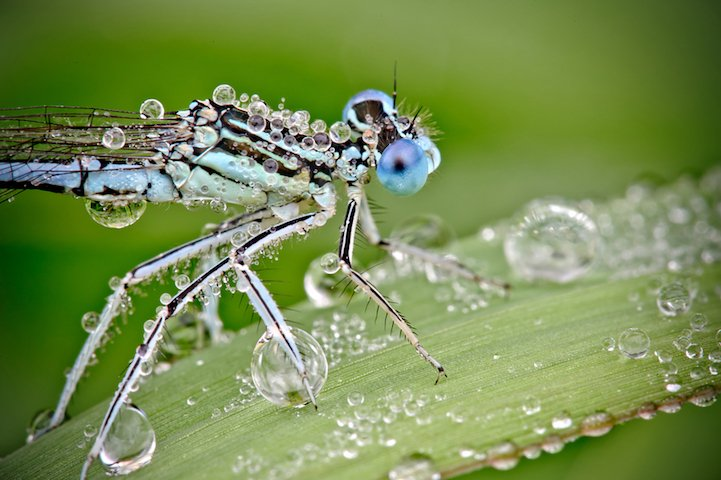
#> input picture HW5/q1.jpg, 721 x 480 px
$ jupyter execute HW5-AmirhoseinYari-98109718-Q1.ipynb
#> lines starting #> are read from the running program, lines starting #| are printed output that depends on the picture
## Importing needed libraries

[cell 1]
import imageio as iio
import numpy as np
from matplotlib import pyplot as plt

### Reading image

[cell 2]
img = iio.imread("q1.jpg")
#> img is the input picture: shape (480, 721, 3); mean R, G, B 118.8, 141.2, 81.2
plt.imshow(img);

### Histograms

[cell 3]
temp = img #image histogram
fig = plt.figure(figsize = (16, 4))
colors = ['red','green','blue']
plt.xlim([0, 256])
for i in range(3):
    ax = plt.subplot(1,3,i+1)
    histogram, bins = np.histogram(temp[:,:,i],bins=256,range=(0,256))
    plt.plot(bins[0:-1], histogram, color=colors[i])
    plt.title("Histogram "+str(colors[i])+" :")
    plt.xlabel("value")
    plt.ylabel("Pixel count");
    extent = ax.get_window_extent().transformed(fig.dpi_scale_trans.inverted())
    plt.savefig("q1_images/hist_"+colors[i][0]+".jpg", bbox_inches=extent.expanded(1.4, 1.3))
#> this loop made 3 passes
#> pass 1, `plt.savefig("q1_images/hist_"+colors[i][0]+".jpg", bbox_inches=extent...`:
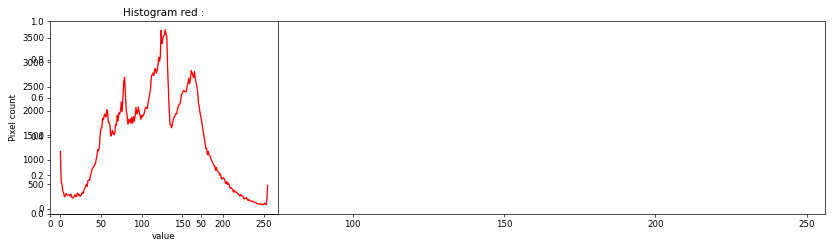
#> figure drawn by matplotlib, 1 panel; curve peaks at x = 129, y = 3662
#> pass 2, `plt.savefig("q1_images/hist_"+colors[i][0]+".jpg", bbox_inches=extent...`:
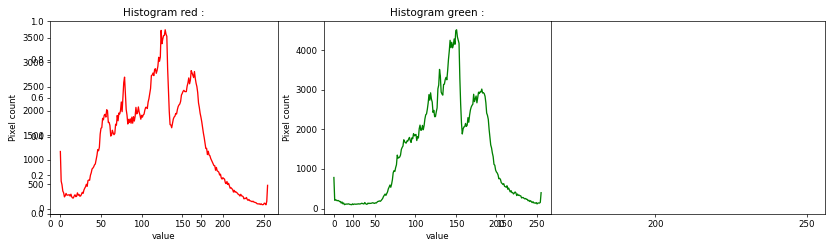
#> figure drawn by matplotlib, 2 panels; panel 1: curve peaks at x = 129, y = 3662; panel 2: curve peaks at x = 151, y = 4512
    #iio.imwrite("/q1_images/hist_"+color[i][0],)
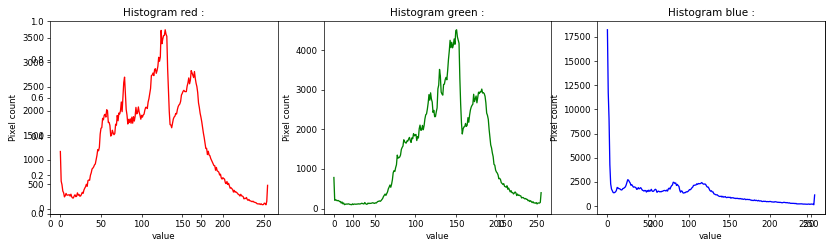
#> figure drawn by matplotlib, 3 panels; panel 1: curve peaks at x = 129, y = 3662; panel 2: curve peaks at x = 151, y = 4512; panel 3: curve peaks at x = 0, y = 18232

### Quantization

[cell 4]
l = 4
clustered = img.copy()
#put each pixel in the middle of sections with length l
clustered[:,:,0] = l*(clustered[:,:,0]//l) + l/2
clustered[:,:,1] = l*(clustered[:,:,1]//l) + l/2
clustered[:,:,2] = l*(clustered[:,:,2]//l) + l/2

plt.figure(figsize=(16,8))
plt.subplot(121)
plt.imshow(img);
plt.title("Original image:")
plt.subplot(122)
plt.imshow(clustered);
plt.title("Clustered image:");
iio.imwrite("q1_images/clustered.jpg",clustered)
print(img.size, clustered.size)
#| 1038240 1038240
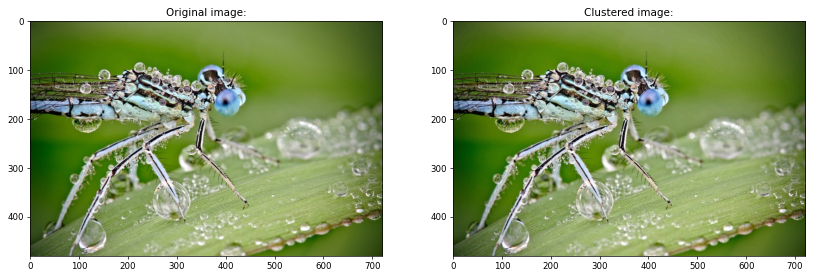
#> figure drawn by matplotlib, 2 panels

### Clustered Histogram

[cell 5]
temp = clustered #clutered image histogram
fig = plt.figure(figsize = (16, 4))
colors = ['red','green','blue']
plt.xlim([0, 256])
for i in range(3):
    ax = plt.subplot(1,3,i+1)
    histogram, bins = np.histogram(temp[:,:,i],bins=256,range=(0,256))
    plt.plot(bins[0:-1], histogram, color=colors[i])
    plt.title("Histogram "+str(colors[i])+" :")
    plt.xlabel("value")
    plt.ylabel("Pixel count");
    extent = ax.get_window_extent().transformed(fig.dpi_scale_trans.inverted())
    plt.savefig("q1_images/hist_"+colors[i][0]+"_clus.jpg", bbox_inches=extent.expanded(1.4, 1.3))
#> this loop made 3 passes
#> pass 1, `plt.savefig("q1_images/hist_"+colors[i][0]+"_clus.jpg", bbox_inches=ex..`:
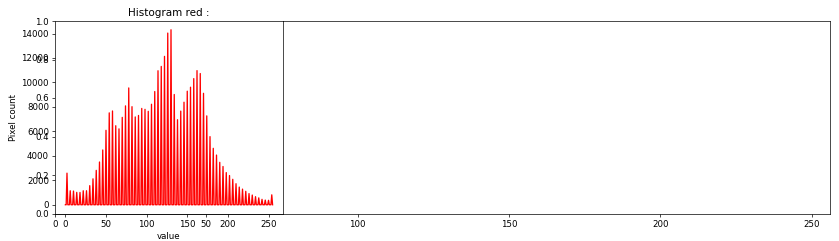
#> figure drawn by matplotlib, 1 panel; curve peaks at x = 130, y = 14308
#> pass 2, `plt.savefig("q1_images/hist_"+colors[i][0]+"_clus.jpg", bbox_inches=ex..`:
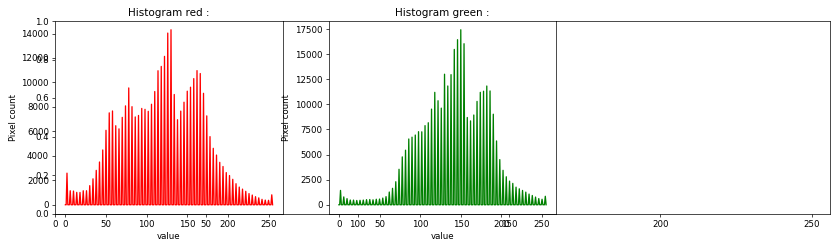
#> figure drawn by matplotlib, 2 panels; panel 1: curve peaks at x = 130, y = 14308; panel 2: curve peaks at x = 150, y = 17428
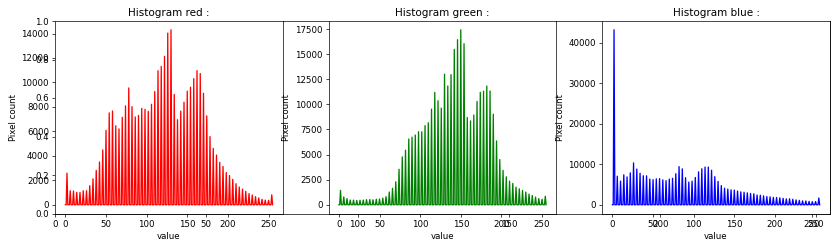
#> figure drawn by matplotlib, 3 panels; panel 1: curve peaks at x = 130, y = 14308; panel 2: curve peaks at x = 150, y = 17428; panel 3: curve peaks at x = 2, y = 43242

$ run again, with HW5/Q3.jpg copied over HW5/q1.jpg
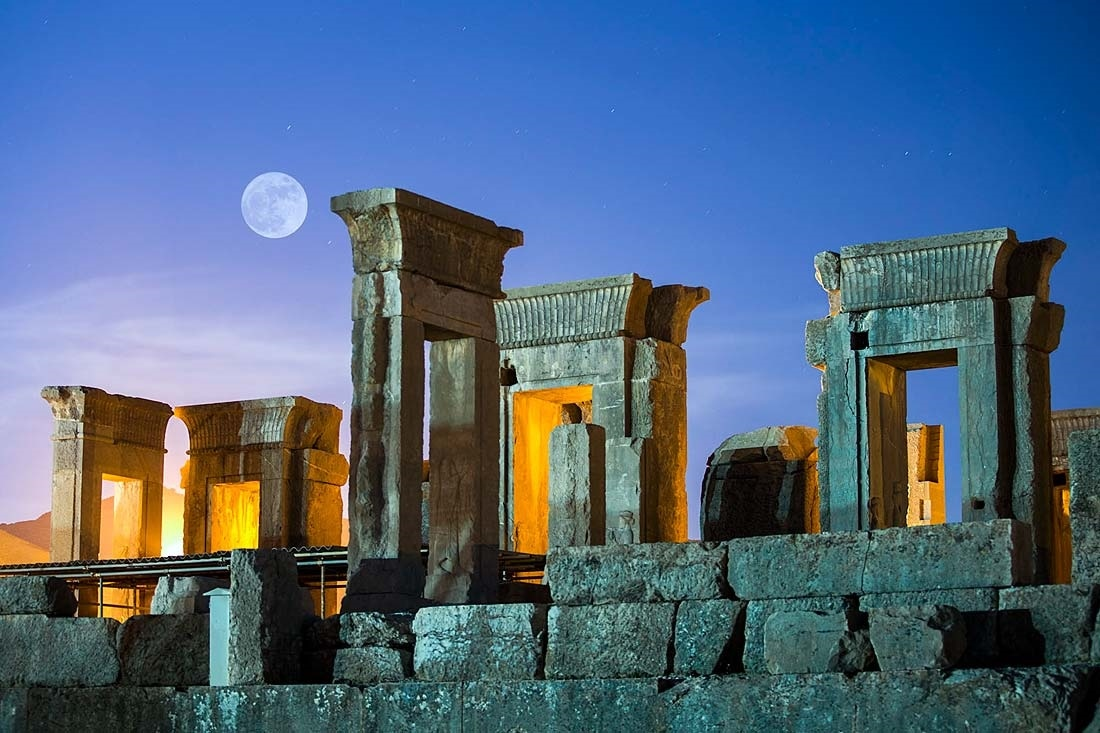
#> input picture HW5/Q3.jpg, 1100 x 733 px
#> img is the input picture: shape (733, 1100, 3); mean R, G, B 80, 103.3, 128.7
#| 2418900 2418900
#> the loop `for i in range(3):` made 3 passes
#> pass 1, `plt.savefig("q1_images/hist_"+colors[i][0]+"_clus.jpg", bbox_inches=ex..`:
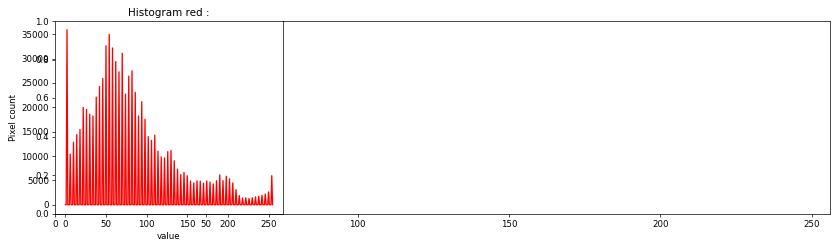
#> figure drawn by matplotlib, 1 panel; curve peaks at x = 2, y = 35916
#> `[cell 5] temp = clustered #clutered image histogram fig = plt.figure(f..`:
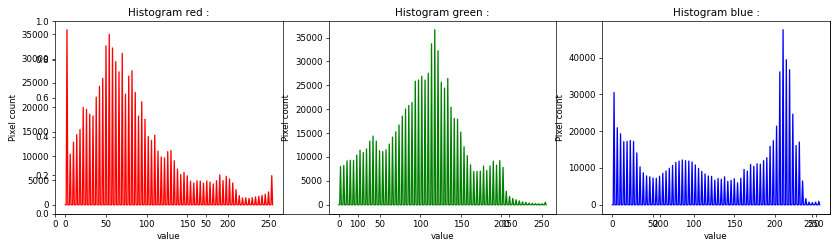
#> figure drawn by matplotlib, 3 panels; panel 1: curve peaks at x = 2, y = 35916; panel 2: curve peaks at x = 118, y = 36626; panel 3: curve peaks at x = 210, y = 47617
